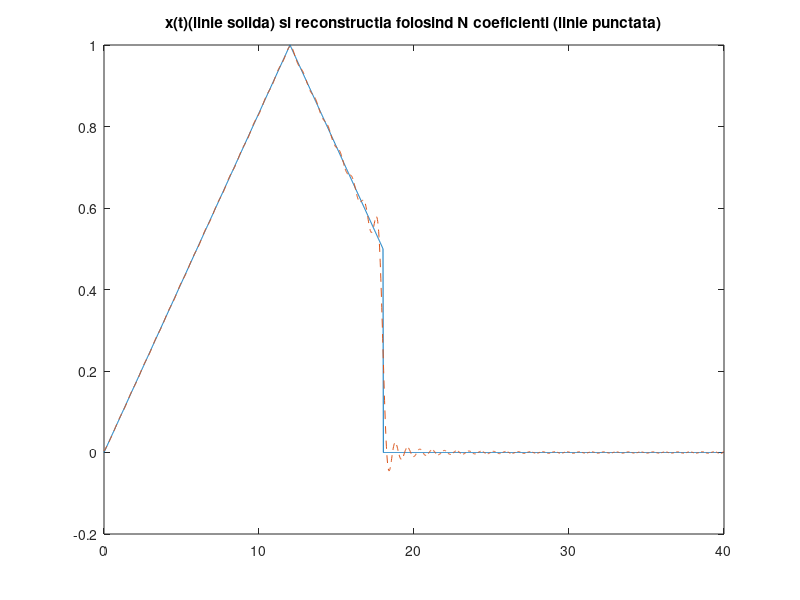
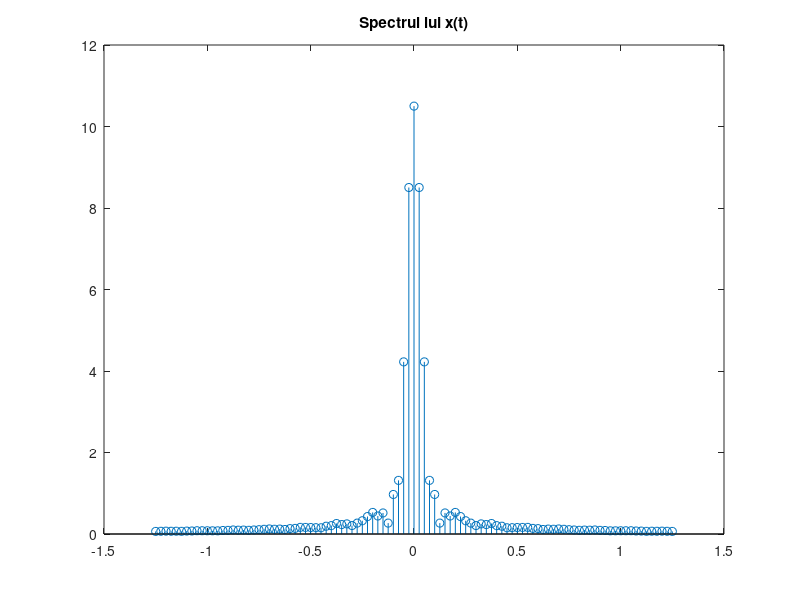

The MATLAB source for these figures, in order:
P = 40; 
D = 18; 
N = 50;
w0 = 2*pi/P; %pulsatia
t_original = 0:0.02:D; %esantionare original
x_original = sawtooth((pi/12)*t_original,0.5)/2+0.5; 
t = 0:0.02:P; %esantionare modificat
x = zeros(1,length(t)); 
x(t<=D) = x_original;

figure(1);
plot(t,x),title('x(t)(linie solida) si reconstructia folosind N coeficienti (linie punctata)');
hold on;


for k = -N:N 
    x_SF = x_original; %semnalul dupa formula SFC
    x_SF = x_SF .* exp(-1i*k*w0*t_original); 
    X(k+N+1) = 0; 
    for i = 1:length(t_original)-1
        X(k+N+1) = X(k+N+1) + (t_original(i+1)-t_original(i)) * (x_SF(i)+x_SF(i+1))/2; 
    end
end

for i = 1:length(t)
    x_finit(i) = 0; 
    for k=-N:N
        x_finit(i) = x_finit(i) + (1/P) * X(k+51) * exp(1i*k*w0*t(i)); 
    end
end
plot(t,x_finit,'--'); %semnalul reconstruit

figure(2);
w=-50*w0:w0:50*w0;
stem(w/(2*pi),abs(X)),title('Spectrul lui x(t)');


%Semnificatia fizica a SFR este aceea ca un semnal periodic poate fi vazut ca o 
%suma (finita sau infinita) de sinusuri si cosinusuri (sau numai de cosinusuri, 
%dar cu diferite faze initiale